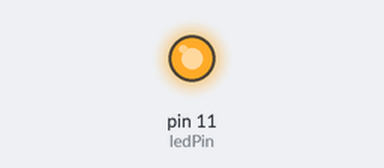
A sketch run on a simulated Arduino Uno, built with avr-gcc and run on an emulated ATmega328P. Shown: output pins drawn as LEDs (lit = HIGH).

Above: at 0.1 s.
Timing chart, 0 to 1.6 s (numbered marks = the images above):
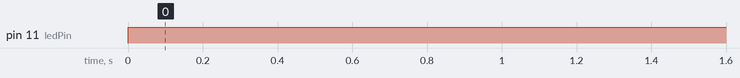

Measured:
- by itself, pin 11 (ledPin): LOW → HIGH at 0.00 s

The sketch:

2-control_led_state.ino
```cpp
int ledPin = 11;  // LED connected to pin 11
int btnPin = 2;   // Button connected to pin 2
int state = LOW;  // LED state

void setup() {
  pinMode(ledPin, OUTPUT);      // Set LED as an output
  pinMode(btnPin, INPUT_PULLUP); // Enable internal pull-up resistor
}

void loop() {

  if (state == LOW) {  // Button pressed
    state = !state;  // Toggle LED state
    digitalWrite(ledPin, state);
    delay(300);  // Debounce delay
  }
}
```
